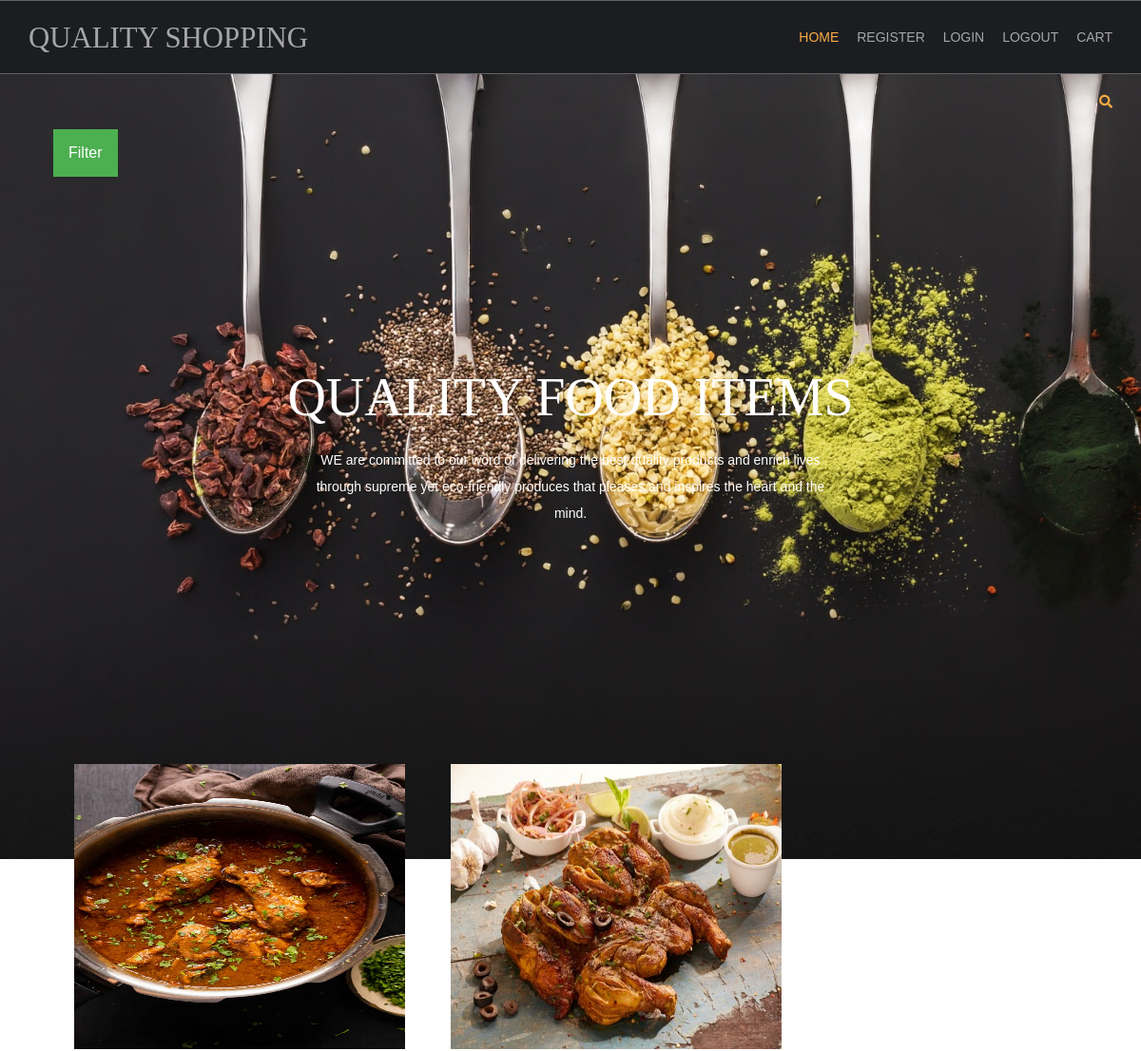
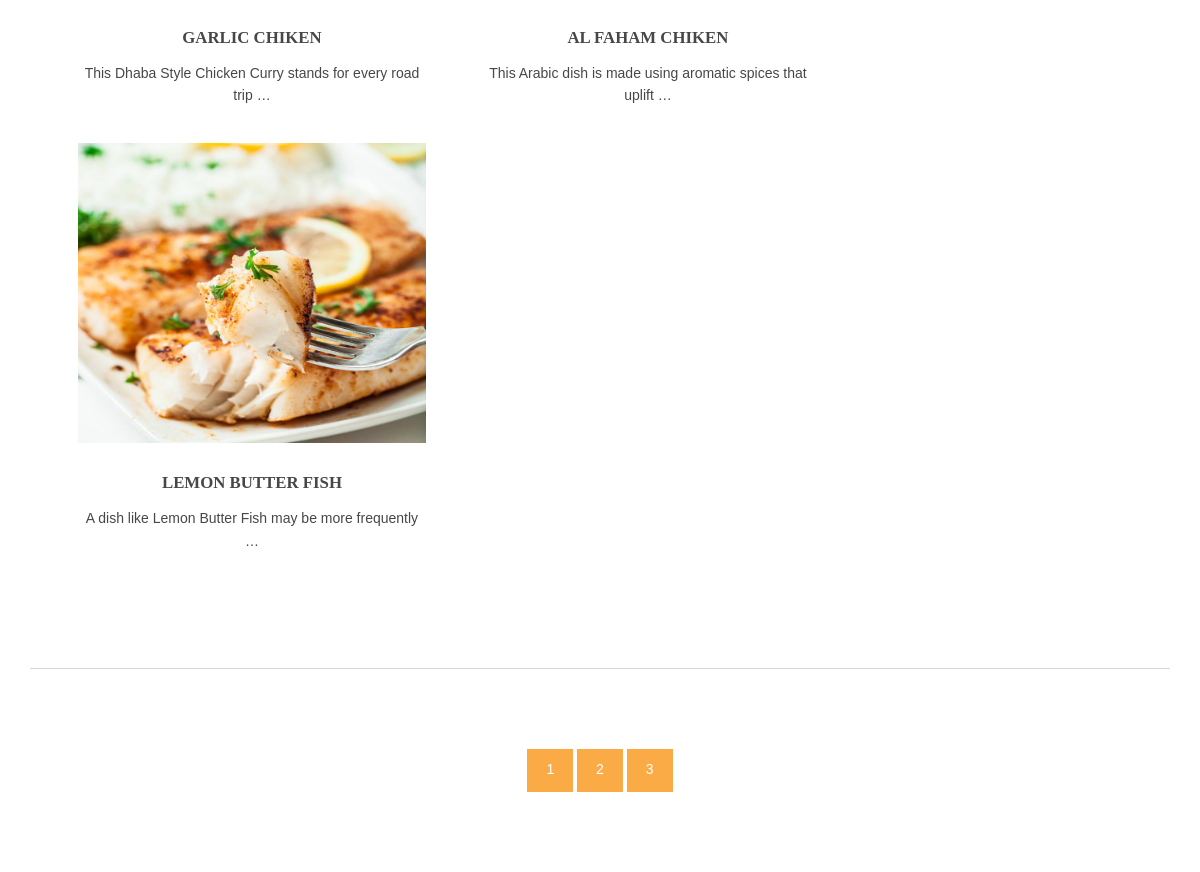
Screenshot of /?page=2 with the database file from the repository (2 pictures, top to bottom).
### shop/models.py (models this page shows, shortened)
class products(models.Model):
    name = models.CharField(max_length=250, unique=True)
    slug = models.SlugField(max_length=250, unique=True)
    image = models.ImageField(upload_to='products')
    desc = models.TextField()
    stock = models.IntegerField()
    available = models.BooleanField()
    price = models.IntegerField()
    categ=models.ForeignKey(category,on_delete=models.CASCADE)
    def get_url(self):
        return reverse('details',args=[self.categ.slug,self.slug])

### shop/views.py (the view)
# urls.py: 2. Add a URL to urlpatterns:  path('', views.home, name='home')
def home(request,c_slug=None):
    c_page=None
    prodt=None
    if c_slug!=None:
        c_page=get_object_or_404(category,slug=c_slug)
        prodt=products.objects.filter(categ=c_page,available=True)
    else:
       prodt=products.objects.all().filter(available=True)
    cat=category.objects.all()
    paginator=Paginator(prodt,3)
    try:
        page=int(request.GET.get('page','1'))
    except:
        page=1
    try:
        pro=paginator.page(page)
    except(EmptyPage,InvalidPage):
        pro=paginator.page(paginator.num_pages)
    return render(request,'index.html',{'pr':prodt,'ct':cat,'pg':pro})

### shop/models.py (called while the page is built)
    def get_url(self):
        return reverse('prodt_cat',args=[self.slug])

### templates/index.html (shortened to what this page needs)
{% extends 'base.html' %}
{% load static %}
{% block content %}
<html lang="">
<head>
<link href="{% static 'hm/layout/styles/layout.css' %}" rel="stylesheet" type="text/css" media="all">
</head>
<body id="top">
<div style="background-image:url({% static 'hm/images/demo/backgrounds/bg1.jpg' %});">
    <div class="wrapper row0">
        <div id="topbar" class="hoc clear">
            <div class="fl_right">
                <ul class="nospace">
                    <li id="searchform">
                    </li>
                </ul>
            </div>
        </div>
    </div>
    <div class="dropdown">
  <button class="dropbtn">Filter</button>
</div>
<div id="pageintro" class="hoc clear">
    <article>
        <h3 class="heading">quality food items</h3>
        <p>WE are committed to our word of delivering the best quality products and enrich lives through supreme yet eco-friendly produces that pleases and inspires the heart and the mind.</p>
    </article>
</div>
<div class="wrapper row3">
  <main class="hoc container clear">
    <section id="introblocks">
      <ul class="nospace group btmspace-80">
       {% for i in pg.object_list %}
        <li class="one_third">
          <figure><a class="imgover" href="{{i.get_url}}"><img src="{{i.image.url}}" alt="" style="height:300 ; width:500"></a>
            <figcaption>
              <h6 class="heading">{{i.name}}</h6>
              <p>{{i.desc|truncatewords:10}}</p>
               <br>
            </figcaption>
          </figure>
        </li>
       {% endfor %}
      </ul>
    </section>
    <hr class="btmspace-80">
    <center>
    {% for p in pg.paginator.page_range %}
        <a href="?page={{p}}" class="btn btn-light btn-sm {% if pg.number == p %} active {% endif %}" >{{p}}</a>
    {% endfor %}
    </center>
  </main>
</div>
</body>
</html>
{% endblock %}

### templates/base.html (shortened to what this page needs)
{% load static %}
<html lang="">
<head>
<link href="{% static 'hm/layout/styles/layout.css' %}" rel="stylesheet" type="text/css" media="all">
</head>
<body id="top">
  <div class="wrapper row1">
    <header id="header" class="hoc clear">
      <div id="logo" class="fl_left">
        <h1><a href="/">QUALITY SHOPPING</a></h1>
      </div>
      <nav id="mainav" class="fl_right">
        <ul class="clear">
          <li class="active"><a href="/">Home</a></li>
          <li><a class="active" href="#">Register</a></li>
          <li><a class="active" href="#">Login</a></li>
          <li><a class="active" href="#">Logout</a></li>
          <li><a class="active" href="{% url 'cartDetails' %}">Cart</a></li>
      </nav>
    </header>
  </div>
{% block content %}
{% endblock %}
</body>
</html>

### static/hm/layout/styles/layout.css (style rules this page uses)
.row1 { border:solid; border-width:1px 0; }
#topbar { padding:20px 0; font-size:.8rem; text-transform:uppercase; }
#topbar ul li { display:inline-block; margin-right:15px; }
#topbar ul li:last-child { margin-right:0; padding-right:0; border-right:none; }
#topbar #searchform { position:relative; line-height:1; z-index:9999; }
#topbar #searchform::after { display:block; height:18px; line-height:18px; padding:0; font-family:"Font Awesome\ 5 Free"; font-weight:900; font-size:1rem; content:"\f002"; }
#topbar #searchform ::placeholder { text-transform:capitalize; }
#header #logo { margin:22px 0 0 0; }
#header #logo h1 { margin:0; padding:0; font-size:2.2rem; text-transform:uppercase; }
#pageintro { padding:200px 0 300px; }
#pageintro article, #pageintro article p { display:block; max-width:75%; margin:0 auto; text-align:center; }
#pageintro article p { max-width:65%; line-height:2rem; }
#pageintro .heading { margin-bottom:20px; font-size:4rem; }
.container { padding:80px 0; }
#introblocks { display:block; position:relative; margin:-180px 0 0 0; z-index:1; text-align:center; }
#introblocks figure figcaption { display:block; padding:30px 0 0 0; text-align:center; }
#introblocks figure figcaption .heading { font-size:1.2rem; font-weight:700; margin-bottom:0; }
*, *::before, *::after { transition:all .3s ease-in-out; }
nav ul, nav ol { margin:0; padding:0; list-style:none; }
#mainav, #breadcrumb, .sidebar nav { line-height:normal; }
#mainav ul { text-transform:uppercase; }
#mainav li { display:inline-block; position:relative; margin:0 15px 0 0; padding:0; }
#mainav li:last-child { margin-right:0; }
#mainav li a { display:block; padding:30px 0; }
body { color:#A5A6AA; background-color:#1C1D21; }
a { color:#FBAB45; }
hr, .borderedbox { border-color:#D7D7D7; }
.btn, .btn.inverse:hover { color:#FFFFFF; background-color:#FBAB45; border-color:#FBAB45; }
.imgover, .imgover:hover::after { color:#FFFFFF; }
.row1 { border-color:rgba(255,255,255,.3); }
.row3 { color:#474747; background-color:#FFFFFF; }
#topbar #searchform { color:#FBAB45; }
#header #logo h1 a { color:inherit; }
#pageintro { color:#FFFFFF; }
#mainav li a { color:inherit; }
#mainav .active a, #mainav a:hover, #mainav li:hover > a { color:#FBAB45; background-color:inherit; }
@media screen and (min-width:1140px) { .hoc { max-width:1140px; } }

### templates/index.html (style rules this page uses)
.dropbtn { background-color: #4CAF50; color: white; padding: 16px; font-size: 16px; border: none; cursor: pointer; }
.dropdown { position: relative; display: inline-block; padding-left: 56px; }

### rows the page displays
products: image (picture), name "GARLIC CHIKEN", desc "This Dhaba Style Chicken Curry stands for every road trip …"
products: image (picture), name "AL FAHAM CHIKEN", desc "This Arabic dish is made using aromatic spices that uplift …"
products: image (picture), name "LEMON BUTTER FISH", desc "A dish like Lemon Butter Fish may be more frequently …"

### other values shown
{{ p }} "1" "2" "3"
